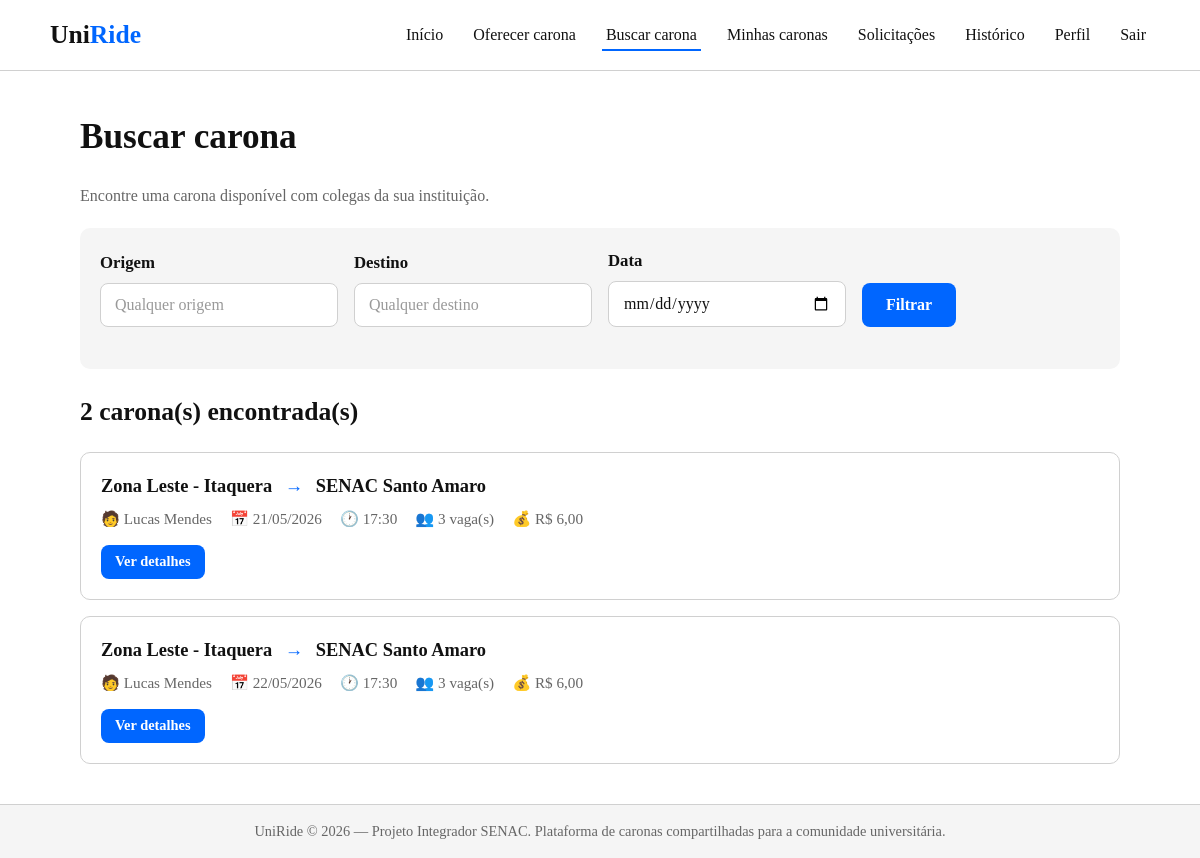
The page /caronas_buscar.php (signed in) on the database its author committed.
### tables this page shows
CREATE TABLE caronas (
    id                   INT AUTO_INCREMENT PRIMARY KEY,
    motorista_id         INT NOT NULL,
    origem               VARCHAR(200) NOT NULL,
    destino              VARCHAR(200) NOT NULL,
    data_viagem          DATE NOT NULL,
    horario_saida        TIME NOT NULL,
    vagas_total          INT  NOT NULL,
    vagas_disponiveis    INT  NOT NULL,
    valor_por_passageiro DECIMAL(8,2) NOT NULL DEFAULT 0.00,
    veiculo_modelo       VARCHAR(100) NOT NULL,
    veiculo_placa        VARCHAR(10)  NOT NULL,
    veiculo_cor          VARCHAR(30)  NOT NULL,
    observacoes          TEXT,
    status               ENUM('ativa','concluida','cancelada') DEFAULT 'ativa',
    data_criacao         DATETIME DEFAULT CURRENT_TIMESTAMP,

    CONSTRAINT fk_caronas_motorista
        FOREIGN KEY (motorista_id) REFERENCES usuarios(id) ON DELETE CASCADE,

    INDEX idx_status (status),
    INDEX idx_data_viagem (data_viagem)
);

CREATE TABLE usuarios (
    id              INT AUTO_INCREMENT PRIMARY KEY,
    nome            VARCHAR(150) NOT NULL,
    email           VARCHAR(150) NOT NULL UNIQUE,
    senha           VARCHAR(255) NOT NULL,
    cpf             VARCHAR(14)  NOT NULL,
    telefone        VARCHAR(20),
    instituicao     VARCHAR(150),
    curso           VARCHAR(100),
    data_cadastro   DATETIME DEFAULT CURRENT_TIMESTAMP,
    ativo           TINYINT(1) DEFAULT 1,
    INDEX idx_email (email)
);

### includes/funcoes.php (called while the page is built, shortened)
<?php
function h($valor): string {
    return htmlspecialchars((string)$valor, ENT_QUOTES, 'UTF-8');
}
function data_br(?string $data): string {
    $ts = strtotime($data);
    return $ts ? date('d/m/Y', $ts) : '—';
}
function moeda_br(float $valor): string {
    return 'R$ ' . number_format($valor, 2, ',', '.');
}
function in(string $chave, $padrao = '') {
    return trim((string)($_REQUEST[$chave] ?? $padrao));
}

### public/caronas_buscar.php (the view, shortened to what this page needs)
<?php
require_once __DIR__ . '/../config/conexao.php';
$uid = (int)$_SESSION['usuario_id'];
$f_origem  = in('origem');
$f_destino = in('destino');
$f_data    = in('data_viagem');
$where  = [
    "c.motorista_id <> :uid",
    "c.status = 'ativa'",
    "c.vagas_disponiveis > 0",
    "c.data_viagem >= CURDATE()",
];
$params = [':uid' => $uid];
$sql = "SELECT c.*, u.nome AS motorista_nome
          FROM caronas c
          JOIN usuarios u ON u.id = c.motorista_id
         WHERE " . implode(' AND ', $where) . "
         ORDER BY c.data_viagem ASC, c.horario_saida ASC";
$stmt = $pdo->prepare($sql);
$stmt->execute($params);
$caronas_disponiveis = $stmt->fetchAll();
$pagina_ativa  = 'buscar';
include __DIR__ . '/../includes/header.php';
?>
<h1>Buscar carona</h1>
<p style="color:#666; margin-bottom:20px;">Encontre uma carona disponível com colegas da sua instituição.</p>
<form method="GET" action="" class="filtros-busca">
    <div class="form-linha">
        <div class="form-grupo">
            <label for="f_origem">Origem</label>
            <input type="text" id="f_origem" name="origem"
                   value="<?= h($f_origem) ?>" placeholder="Qualquer origem">
        </div>
        <div class="form-grupo">
            <label for="f_destino">Destino</label>
            <input type="text" id="f_destino" name="destino"
                   value="<?= h($f_destino) ?>" placeholder="Qualquer destino">
        </div>
        <div class="form-grupo">
            <label for="f_data">Data</label>
            <input type="date" id="f_data" name="data_viagem"
                   value="<?= h($f_data) ?>">
        </div>
        <div class="form-grupo">
            <label>&nbsp;</label>
            <button type="submit" class="btn btn-primario">Filtrar</button>
        </div>
    </div>
</form>
<h2><?= count($caronas_disponiveis) ?> carona(s) encontrada(s)</h2>
<?php if (empty($caronas_disponiveis)): ?>
    <div class="vazio">
        <p>Nenhuma carona disponível com os filtros atuais.</p>
    </div>
<?php else: ?>
    <div class="lista-caronas">
        <?php foreach ($caronas_disponiveis as $c): ?>
            <div class="card-carona">
                <div class="rota">
                    <?= h($c['origem']) ?>
                    <span class="seta">→</span>
                    <?= h($c['destino']) ?>
                </div>
                <div class="info-linha">
                    <span class="item">🧑 <?= h($c['motorista_nome']) ?></span>
                    <span class="item">📅 <?= h(data_br($c['data_viagem'])) ?></span>
                    <span class="item">🕐 <?= h(substr($c['horario_saida'], 0, 5)) ?></span>
                    <span class="item">👥 <?= (int)$c['vagas_disponiveis'] ?> vaga(s)</span>
                    <span class="item">💰 <?= h(moeda_br((float)$c['valor_por_passageiro'])) ?></span>
                </div>
                <div class="acoes">
                    <a href="carona_detalhes.php?id=<?= (int)$c['id'] ?>"
                       class="btn btn-primario btn-sm" style="width:auto;">Ver detalhes</a>
                </div>
            </div>
        <?php endforeach; ?>
    </div>
<?php endif; ?>
<?php include __DIR__ . '/../includes/footer.php'; ?>

### includes/header.php (shortened to what this page needs)
<?php
require_once __DIR__ . '/funcoes.php';
$pagina_ativa        = $pagina_ativa ?? '';
?>
<!DOCTYPE html>
<html lang="pt-br">
<head>
    <link rel="stylesheet" href="../assets/css/style.css">
</head>
<body>
<header class="site-header">
    <div class="container">
        <div class="logo">Uni<span>Ride</span></div>
        <nav>
            <ul>
                <li><a href="dashboard.php"        class="<?= $pagina_ativa === 'dashboard' ? 'ativo' : '' ?>">Início</a></li>
                <li><a href="carona_criar.php"     class="<?= $pagina_ativa === 'criar'     ? 'ativo' : '' ?>">Oferecer carona</a></li>
                <li><a href="caronas_buscar.php"   class="<?= $pagina_ativa === 'buscar'    ? 'ativo' : '' ?>">Buscar carona</a></li>
                <li><a href="caronas_minhas.php"   class="<?= $pagina_ativa === 'minhas'    ? 'ativo' : '' ?>">Minhas caronas</a></li>
                <li><a href="solicitacoes.php"     class="<?= $pagina_ativa === 'solicit'   ? 'ativo' : '' ?>">Solicitações</a></li>
                <li><a href="historico.php"        class="<?= $pagina_ativa === 'historico' ? 'ativo' : '' ?>">Histórico</a></li>
                <li><a href="perfil.php"           class="<?= $pagina_ativa === 'perfil'    ? 'ativo' : '' ?>">Perfil</a></li>
                <li><a href="logout.php">Sair</a></li>
            </ul>
        </nav>
    </div>
</header>
<main>

### includes/footer.php (shortened to what this page needs)
</main>
<footer class="site-footer">
    UniRide &copy; 2026 — Projeto Integrador SENAC. Plataforma de caronas compartilhadas para a comunidade universitária.
</footer>
</body>
</html>

### assets/css/style.css (style rules this page uses)
* { margin: 0; padding: 0; box-sizing: border-box; }
:root { --azul-primario: #0066FF; --azul-hover: #0052CC; --azul-escuro: #1A3A6B; --cinza-borda: #D0D0D0; --cinza-claro: #F5F5F5; --cinza-texto: #666666; --cinza-placeholder: #999999; --preto: #111111; --branco: #FFFFFF; --verde-sucesso: #2E7D32; --verde-bg: #E8F5E9; --vermelho-erro: #C62828; --vermelho-bg: #FFEBEE; --amarelo-aviso: #F57F17; --amarelo-bg: #FFF8E1; }
body { font-family: 'Georgia', 'Times New Roman', serif; background-color: var(--branco); color: var(--preto); line-height: 1.5; min-height: 100vh; display: flex; flex-direction: column; }
main { flex: 1; max-width: 1100px; width: 100%; margin: 0 auto; padding: 40px 30px; }
h1, h2, h3, h4 { font-family: 'Georgia', 'Times New Roman', serif; font-weight: bold; color: var(--preto); margin-bottom: 20px; }
h1 { font-size: 2.2rem; }
h2 { font-size: 1.6rem; margin-top: 10px; }
p { margin-bottom: 12px; }
a { color: var(--azul-primario); text-decoration: none; }
.site-header { background-color: var(--branco); border-bottom: 1px solid var(--cinza-borda); padding: 16px 30px; }
.site-header .container { max-width: 1100px; margin: 0 auto; display: flex; justify-content: space-between; align-items: center; }
.site-header .logo { font-family: 'Georgia', serif; font-size: 1.6rem; font-weight: bold; color: var(--preto); }
.site-header .logo span { color: var(--azul-primario); }
.site-header nav ul { list-style: none; display: flex; gap: 22px; align-items: center; }
.site-header nav a { color: var(--preto); font-size: 1rem; padding: 6px 4px; border-bottom: 2px solid transparent; transition: border-color 0.15s; }
.site-header nav a:hover, .site-header nav a.ativo { border-bottom-color: var(--azul-primario); text-decoration: none; }
.site-footer { background-color: var(--cinza-claro); color: var(--cinza-texto); text-align: center; padding: 16px 30px; font-size: 0.9rem; border-top: 1px solid var(--cinza-borda); }
.form-grupo { margin-bottom: 22px; }
label { display: block; font-weight: bold; font-size: 1.05rem; margin-bottom: 8px; color: var(--preto); }
input[type="text"], input[type="email"], input[type="password"], input[type="tel"], input[type="date"], input[type="time"], input[type="number"], select, textarea { width: 100%; padding: 12px 14px; font-family: inherit; font-size: 1rem; border: 1px solid var(--cinza-borda); border-radius: 8px; background-color: var(--branco); color: var(--preto); transition: border-color 0.15s, box-shadow 0.15s; }
input::placeholder, textarea::placeholder { color: var(--cinza-placeholder); font-family: inherit; }
.form-linha { display: flex; gap: 16px; }
.form-linha .form-grupo { flex: 1; }
.btn { display: inline-block; padding: 12px 24px; font-family: inherit; font-size: 1rem; font-weight: bold; border: none; border-radius: 8px; cursor: pointer; text-align: center; text-decoration: none; transition: background-color 0.15s, transform 0.05s; }
.btn-primario { background-color: var(--azul-primario); color: var(--branco); width: 100%; }
.btn-sm { padding: 6px 14px; font-size: 0.9rem; }
.lista-caronas { display: grid; grid-template-columns: 1fr; gap: 16px; margin-top: 20px; }
.card-carona { border: 1px solid var(--cinza-borda); border-radius: 10px; padding: 20px; background-color: var(--branco); transition: box-shadow 0.15s; }
.card-carona .rota { font-size: 1.15rem; font-weight: bold; margin-bottom: 8px; }
.card-carona .rota .seta { color: var(--azul-primario); margin: 0 8px; }
.card-carona .info-linha { display: flex; flex-wrap: wrap; gap: 18px; color: var(--cinza-texto); font-size: 0.95rem; margin-bottom: 12px; }
.card-carona .info-linha .item { display: inline-flex; align-items: center; gap: 6px; }
.card-carona .acoes { display: flex; gap: 10px; margin-top: 14px; }
.filtros-busca { background: var(--cinza-claro); padding: 20px; border-radius: 10px; margin-bottom: 24px; }
.filtros-busca .form-linha { align-items: end; }
.filtros-busca .btn { width: auto; height: 44px; }

### rows shown on the page
caronas: origem "Zona Leste - Itaquera", destino "SENAC Santo Amaro", motorista.nome "Lucas Mendes", data_viagem "21/05/2026", horario_saida "17:30", vagas_disponiveis "3", valor_por_passageiro "R$ 6,00"
caronas: origem "Zona Leste - Itaquera", destino "SENAC Santo Amaro", motorista.nome "Lucas Mendes", data_viagem "22/05/2026", horario_saida "17:30", vagas_disponiveis "3", valor_por_passageiro "R$ 6,00"

### other values the page prints
count($caronas_disponiveis) "2"
